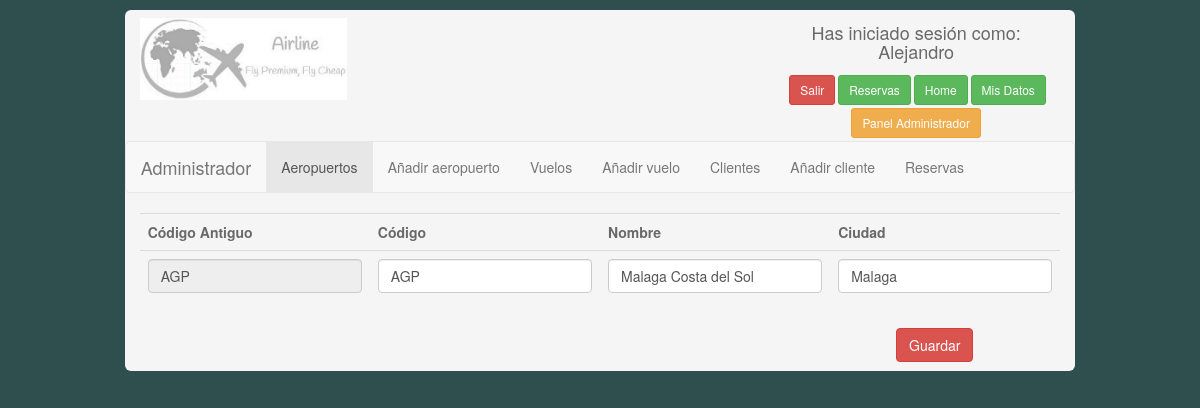
/PHP/admin/datosmodificaraeropuerto.php?cod=AGP (signed in), run on the app's committed database.
### tables this page shows
CREATE TABLE `aeropuerto` (
  `codaer` varchar(3) NOT NULL,
  `nombre` varchar(25) NOT NULL,
  `ciudad` varchar(25) NOT NULL
);

### PHP/admin/datosmodificaraeropuerto.php (the view, shortened to what this page needs)
<!DOCTYPE html>
<html lang="Spanish">
<head>
    <link rel="stylesheet" href="../styles/css/bootstrap.css">
    <link rel="stylesheet" href="../styles/estilos.css">
</head>
<body id="colorfondo">
    <div class="container-fluid">
        <div class="row">
            <div class="col-md-10">
                <div class="container-fluid recuadro margin1">
                    <div class="row">
                        <?php
         include('../config/conection.php');
         include('../config/head.php');
         ?>
                    </div>
                    <div class="row">
                        <nav class="navbar navbar-default">
                            <div class="navbar-header"> <a class="navbar-brand">Administrador</a> </div>
                            <ul class="nav navbar-nav">
                                <li class="active"><a href="/admin/datosaeropuertos.php">Aeropuertos</a></li>
                                <li><a href="/admin/addaeropuerto.php">Añadir aeropuerto</a></li>
                                <li><a href="/admin/homeadministrador.php">Vuelos</a></li>
                                <li><a href="/admin/addvuelo.php">Añadir vuelo</a></li>
                                <li><a href="/admin/datosclientes.php">Clientes</a></li>
                                <li><a href="/admin/addcliente.php">Añadir cliente</a></li>
                                <li><a href="/admin/datosreservas.php">Reservas</a></li>
                            </ul>
                        </nav>
                    </div>
                    <div class="row">
                        <form method="post">
                            <div class="col-md-12">
                                <div class="table-responsive">
                                    <table class="table table-hover table-responsive">
                                        <tr>
                                            <td><strong>Código Antiguo</strong></td>
                                            <td><strong>Código</strong></td>
                                            <td><strong>Nombre</strong></td>
                                            <td><strong>Ciudad</strong></td>
                                        </tr>
                                        <?php
                $codaerantiguo=$_GET['cod'];
                $consultaeropuerto="SELECT * FROM aeropuerto WHERE codaer='$codaerantiguo';";
                $result=$connection->query($consultaeropuerto);
                    while($obj = $result->fetch_object()) {
                    echo"<tr>";
                        echo"<td><input class='form-control' name='antiguocod' value='$obj->codaer' readonly></td>";
                        echo"<td><input class='form-control' type='text' name='codaer' value='$obj->codaer'></td>";
                        echo"<td><input class='form-control' type='text' name='nom' value='$obj->nombre'></td>";
                        echo"<td><input class='form-control' type='text' name='ciudad' value='$obj->ciudad'></td>";
                    echo"</tr>";
                    };
                ?>
                                    </table>
                                </div>
                            </div>
                    </div>
                    <div class="row">
                        <div class="col-md-1"></div>
                        <div class="col-md-10">
                            <input type="submit" name="guardar" class="btn btn-danger alignright margin1" value="Guardar">
                ?> </div>
                    </div>
                    <div class="col-md-1"></div>
                </div>
            </div>
</body>
</html>

### PHP/styles/estilos.css (style rules this page uses)
.margin1 { margin:1%; }
.recuadro { background-color:whitesmoke; border-radius: 6px; color: dimgrey; }
.alignright { float: right; }
#colorfondo { background-color: darkslategray; height: 100%; }

### data on the page
aeropuerto: antiguocod "AGP", codaer "AGP", nom "Malaga Costa del Sol", ciudad "Malaga"

### other printed values
$_SESSION['nombre'] "Alejandro"
